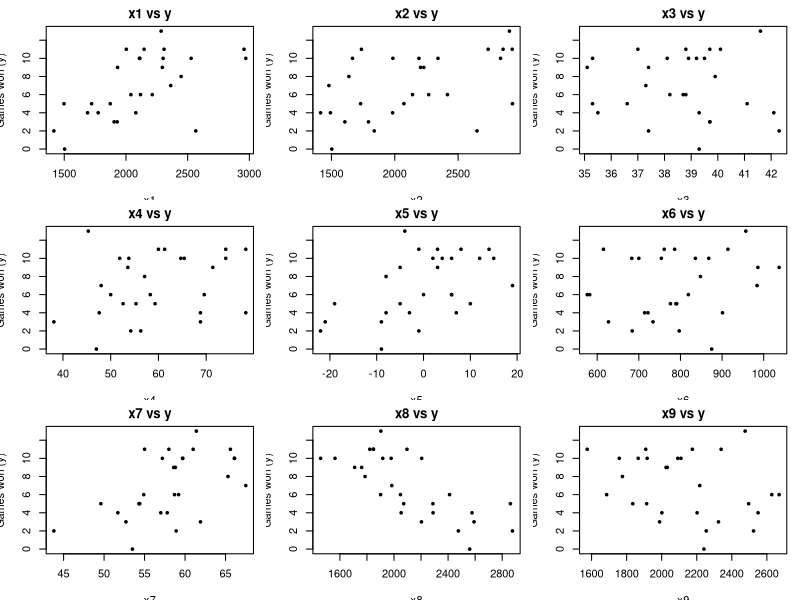

Write R code to recreate this figure.
df <- read.csv("football.csv")
op <- par(no.readonly = TRUE)
on.exit(par(op), add = TRUE)
par(mfrow = c(3, 3), mar = c(3.5, 3.5, 2, 1))

for (j in paste0("x", 1:9)) {
  plot(df[[j]], df[["y"]],
       xlab = j, ylab = "Games won (y)",
       main = paste(j, "vs y"),
       pch = 20, cex = 0.8)
}

fit <- lm("y ~ x1 + x2 + x5 + x7 + x8", data=df)
summary(fit)

anova(fit)

fit0<-lm(y~1, data=df)
# anova(fit0, fit)
